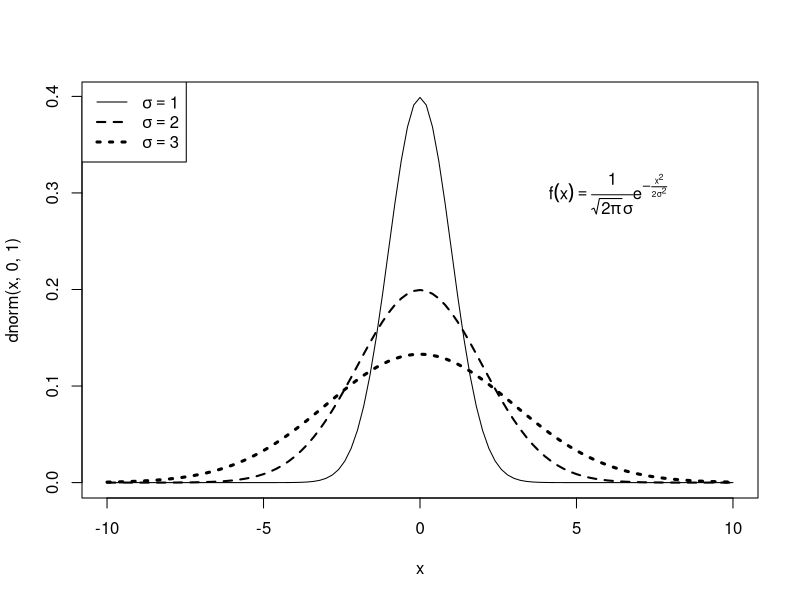

The R script that drew this image:
curve( dnorm(x,0,1), -10, 10, lwd=1, lty=1)
curve( dnorm(x,0,2),add=TRUE, lwd=2, lty=2)
curve( dnorm(x,0,3),add=TRUE, lwd=3, lty=3)
# Add the legend with greek sigma
legend("topleft",expression(sigma==1,sigma==2,sigma==3),lwd=1:3,lty=1:3)
# Add the text with the formula, centered at x=6 and y=0.3
text(6,.3,
     expression(f(x)==frac(1,sqrt(2*pi)*sigma)*e^{-frac(x^2,2*sigma^2)}))
